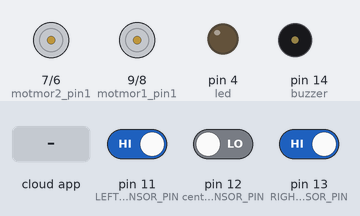
This sketch was run on a simulated Arduino Uno, built with avr-gcc and run on an emulated ATmega328P. On the bench: motor-driver pin pairs drawn as motors (green arrow = first pin HIGH = forward, orange = second pin HIGH = backward, longer = more drive, scaled by the enable pin), output pins drawn as LEDs (lit = HIGH), buzzer (waves = sounding, pin HIGH). The test bench sets the inputs (shaded band); at power-on: pin 11 (LEFT_SENSOR_PIN) HIGH, pin 12 (center_SENSOR_PIN) LOW, pin 13 (RIGHT_SENSOR_PIN) HIGH. The RemoteXY app is connected.

Above: at 1.2 s.
1.3 s: the phone or cloud app sets left to 1
2.8 s: the phone or cloud app sets right to 1
4.3 s: the phone or cloud app sets back to 1
5.8 s: the phone or cloud app sets forward to 1
7.3 s: the phone or cloud app sets power to 25
At 8.5 s:
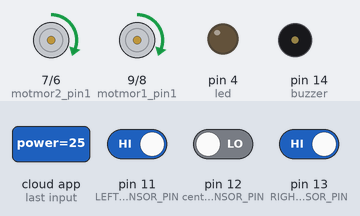
8.8 s: the phone or cloud app sets line_follow to 1
At 9.5 s:
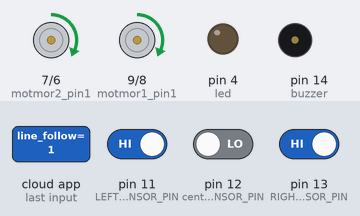
Timing chart, 0 to 11.3 s (numbered marks = the images above; inputs shaded):
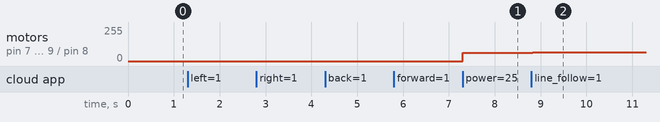

The sketch:

Car_code.ino
```cpp
// (licence header left out)
//////////////////////////////////////////////
//        RemoteXY include library          //
//////////////////////////////////////////////

// you can enable debug logging to Serial at 115200
//#define REMOTEXY__DEBUGLOG

// RemoteXY select connection mode and include library
// you can enable debug logging to Serial at 115200
//#define REMOTEXY__DEBUGLOG

// RemoteXY select connection mode and include library
#define REMOTEXY_MODE__SOFTSERIAL

#include <SoftwareSerial.h>

// RemoteXY connection settings
#define REMOTEXY_SERIAL_RX 2
#define REMOTEXY_SERIAL_TX 3
#define REMOTEXY_SERIAL_SPEED 9600
#define LEFT_SENSOR_PIN 11
#define center_SENSOR_PIN 12
#define RIGHT_SENSOR_PIN 13

#include <RemoteXY.h>

// RemoteXY GUI configuration
#pragma pack(push, 1)
uint8_t RemoteXY_CONF[] =   // 278 bytes
  { 255,8,0,1,0,15,1,19,0,0,0,0,26,2,200,84,200,92,1,1,
  13,0,1,148,38,21,21,5,36,23,23,0,1,31,76,101,102,116,0,1,
  150,15,21,21,42,36,23,23,0,1,31,82,105,103,104,116,0,1,150,56,
  21,21,23,55,23,23,0,1,31,66,97,99,107,119,97,114,100,0,1,153,
  7,21,21,23,17,23,23,0,1,31,70,111,114,119,97,114,100,0,4,178,
  36,11,33,72,64,65,12,128,1,16,129,156,1,27,11,153,15,34,7,64,
  16,76,105,110,101,32,102,111,108,108,111,119,0,2,90,27,44,20,150,24,
  39,12,1,1,16,16,16,79,78,0,79,70,70,0,1,112,23,22,22,5,
  16,16,16,0,1,31,72,79,82,78,0,129,156,46,30,6,160,51,20,7,
  64,16,76,105,103,104,116,115,0,2,151,54,39,11,150,60,39,12,1,1,
  16,16,16,79,78,0,79,70,70,0,72,90,7,22,22,80,11,48,48,12,
  166,75,1,16,0,0,0,0,0,0,200,66,0,0,0,0,129,127,33,30,
  6,80,4,45,7,64,16,67,117,114,114,101,110,116,32,80,111,119,101,114,
  0,129,126,41,30,6,93,57,23,8,64,16,83,112,101,101,100,0 };

// this structure defines all the variables and events of your control interface
struct {

    // input variables
  uint8_t left; // =1 if button pressed, else =0
  uint8_t right; // =1 if button pressed, else =0
  uint8_t back; // =1 if button pressed, else =0
  uint8_t forward; // =1 if button pressed, else =0
  int8_t power; // from 0 to 100
  uint8_t line_follow; // =1 if switch ON and =0 if OFF
  uint8_t horn; // =1 if button pressed, else =0
  uint8_t leds; // =1 if switch ON and =0 if OFF

    // output variables
  int8_t motor_value; // from 0 to 100

    // other variable
  uint8_t connect_flag;  // =1 if wire connected, else =0

} RemoteXY;
#pragma pack(pop)

/////////////////////////////////////////////
//           END RemoteXY include          //
/////////////////////////////////////////////


#define motmor1_pin1 9
#define motmor1_pin2 8
#define motmor2_pin1 7
#define motmor2_pin2 6
#define enA 10
#define enB 5

int led = 4;
int buzzer = 14;
int M1_Speed = 65;
int M2_Speed = 65;
int LeftRotationSpeed = 85;
int RightRotationSpeed = 85;

void sound(){
  if (RemoteXY.horn == 1){
      digitalWrite(buzzer,HIGH);
    }
  else {
    digitalWrite(buzzer,LOW);
  }
}

void lights(){
  if (RemoteXY.leds == 1){
    digitalWrite(led,HIGH);
  }
  else{
    digitalWrite(led,LOW);
  }
}

void forward() {
  digitalWrite(motmor1_pin1, HIGH);
  digitalWrite(motmor1_pin2, LOW);
  digitalWrite(motmor2_pin1, HIGH);
  digitalWrite(motmor2_pin2, LOW);
  analogWrite(enA, M1_Speed);
  analogWrite(enB, M2_Speed);
}

void backward() {
  digitalWrite(motmor1_pin1, LOW);
  digitalWrite(motmor1_pin2, HIGH);
  digitalWrite(motmor2_pin1, LOW);
  digitalWrite(motmor2_pin2, HIGH);
  analogWrite(enA, M1_Speed);
  analogWrite(enB, M2_Speed);
}

void sharpRight() {
  digitalWrite(motmor1_pin1, HIGH);
  digitalWrite(motmor1_pin2, LOW);
  digitalWrite(motmor2_pin1, LOW);
  digitalWrite(motmor2_pin2, HIGH);
  analogWrite(enA, LeftRotationSpeed);
  analogWrite(enB, M2_Speed);
}

void sharpLeft() {
  digitalWrite(motmor1_pin1, LOW);
  digitalWrite(motmor1_pin2, HIGH);
  digitalWrite(motmor2_pin1, HIGH);
  digitalWrite(motmor2_pin2, LOW);
  analogWrite(enA, M1_Speed);
  analogWrite(enB, RightRotationSpeed);
}

void center() {
  digitalWrite(motmor1_pin1, HIGH);
  digitalWrite(motmor1_pin2, LOW);
  digitalWrite(motmor2_pin1, HIGH);
  digitalWrite(motmor2_pin2, LOW);
  analogWrite(enA, M1_Speed / 1.5);
  analogWrite(enB, M2_Speed / 1.5);
}

void Stop() {
  digitalWrite(motmor1_pin1, LOW);
  digitalWrite(motmor1_pin2, LOW);
  digitalWrite(motmor2_pin1, LOW);
  digitalWrite(motmor2_pin2, LOW);
}

int getStableReading(int pin) {
  int count = 0;
  for (int i = 0; i < 10; i++) {
    count += digitalRead(pin);
    delay(1);
  }
  return (count > 5) ? HIGH : LOW;
}
void linefollow() {

  int LEFT_SENSOR = getStableReading(LEFT_SENSOR_PIN);
  int RIGHT_SENSOR = getStableReading(RIGHT_SENSOR_PIN);
  int center_SENSOR = getStableReading(center_SENSOR_PIN);
  if (RIGHT_SENSOR == LOW && LEFT_SENSOR == LOW && center_SENSOR == HIGH) {
    forward();
  } else if (RIGHT_SENSOR == LOW && LEFT_SENSOR == HIGH && center_SENSOR == HIGH) {
    sharpLeft();
  } else if (RIGHT_SENSOR == HIGH && LEFT_SENSOR == LOW && center_SENSOR == HIGH) {
    sharpRight();
  } else if (RIGHT_SENSOR == HIGH && LEFT_SENSOR == LOW && center_SENSOR == LOW) {
    sharpRight();
  } else if (RIGHT_SENSOR == LOW && LEFT_SENSOR == HIGH && center_SENSOR == LOW) {
    sharpLeft();
  } else if (RIGHT_SENSOR == HIGH && LEFT_SENSOR == HIGH && center_SENSOR == LOW) {
    forward();
  } else if (RIGHT_SENSOR == LOW && LEFT_SENSOR == LOW && center_SENSOR == LOW) {
    Stop();
  } else if (RIGHT_SENSOR == HIGH && LEFT_SENSOR == HIGH && center_SENSOR == HIGH) {
    backward();
  }
}


void setup()
{
  RemoteXY_Init();
  // TODO you setup code
  Serial.begin(9600);
  pinMode(motmor1_pin1, OUTPUT);
  pinMode(motmor1_pin2, OUTPUT);
  pinMode(motmor2_pin1, OUTPUT);
  pinMode(motmor2_pin2, OUTPUT);
  pinMode(enA, OUTPUT);
  pinMode(enB, OUTPUT);
  pinMode(LEFT_SENSOR_PIN, INPUT_PULLUP);
  pinMode(RIGHT_SENSOR_PIN, INPUT_PULLUP);
  pinMode(buzzer,OUTPUT);
  pinMode(led,OUTPUT);
}

void loop()
{
  RemoteXY_Handler ();
  RemoteXY.motor_value = 0;
  sound();
  lights();
    if (RemoteXY.line_follow == 1){
      linefollow();
    }
    else{
      if (RemoteXY.forward == 1){
        RemoteXY.motor_value = (int)RemoteXY.power;
        digitalWrite(motmor1_pin1, 1);
        digitalWrite(motmor1_pin2, 0);

        digitalWrite(motmor2_pin1, 1);
        digitalWrite(motmor2_pin2, 0);
        analogWrite (enA,RemoteXY.power *2.55);
        analogWrite (enB,RemoteXY.power *2.55);
      }
      else if (RemoteXY.back == 1){
        RemoteXY.motor_value = (int)RemoteXY.power;
        digitalWrite(motmor1_pin1, 0);
        digitalWrite(motmor1_pin2, 1);

        digitalWrite(motmor2_pin1, 0);
        digitalWrite(motmor2_pin2, 1);
        analogWrite (enA,RemoteXY.power *2.55);
        analogWrite (enB,RemoteXY.power *2.55);
      }
      else if(RemoteXY.right == 1){
        RemoteXY.motor_value = (int)RemoteXY.power;
        digitalWrite(motmor1_pin1, 0);
        digitalWrite(motmor1_pin2, 1);

        digitalWrite(motmor2_pin1, 1);
        digitalWrite(motmor2_pin2, 0);
        analogWrite (enA,RemoteXY.power *2.55);
        analogWrite (enB,RemoteXY.power *2.55);
      }
      else if(RemoteXY.left == 1){
        RemoteXY.motor_value = (int)RemoteXY.power;
        digitalWrite(motmor1_pin1, 1);
        digitalWrite(motmor1_pin2, 0);

        digitalWrite(motmor2_pin1, 0);
        digitalWrite(motmor2_pin2, 1);
        analogWrite (enA,RemoteXY.power *2.55);
        analogWrite (enB,RemoteXY.power *2.55);
      }
      else {
        RemoteXY.motor_value = 0;
        digitalWrite(motmor1_pin1, 0);
        digitalWrite(motmor1_pin2, 0);

        digitalWrite(motmor2_pin1, 0);
        digitalWrite(motmor2_pin2, 0);
        analogWrite (enA,RemoteXY.power *2.55);
        analogWrite (enB,RemoteXY.power *2.55);
      }
  // TODO you loop code
  // use the RemoteXY structure for data transfer
  // do not call delay(), use instead RemoteXY_delay()


    }
}
```

Measured:
- after the input at 7.3 s, motor on pin 7 (motmor2_pin1) / pin 6 (motmor2_pin2), motor on pin 9 (motmor1_pin1) / pin 8 (motmor1_pin2): stopped → forward 63/255 at once
- after the input at 8.8 s, motor on pin 7 (motmor2_pin1) / pin 6 (motmor2_pin2), motor on pin 9 (motmor1_pin1) / pin 8 (motmor1_pin2): forward 63/255 → forward 65/255 at once
